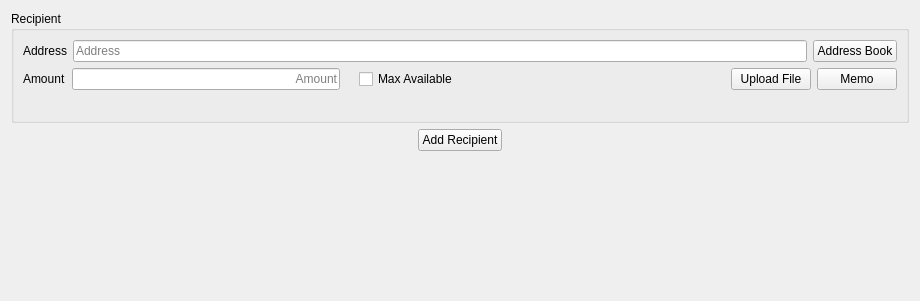
             <widget class="QWidget" name="sendToWidgets">
              <property name="geometry">
               <rect>
                <x>0</x>
                <y>0</y>
                <width>920</width>
                <height>301</height>
               </rect>
              </property>
              <layout class="QVBoxLayout" name="sendToLayout">
               <item>
                <widget class="QGroupBox" name="verticalGroupBox">
                 <property name="title">
                  <string>Recipient</string>
                 </property>
                 <layout class="QVBoxLayout" name="sendAddressLayout">
                  <item>
                   <layout class="QHBoxLayout" name="horizontalLayout_12">
                    <item>
                     <widget class="QLabel" name="label_4">
                      <property name="text">
                       <string>Address</string>
                      </property>
                     </widget>
                    </item>
                    <item>
                     <widget class="QLineEdit" name="Address1">
                      <property name="placeholderText">
                       <string>Address</string>
                      </property>
                     </widget>
                    </item>
                    <item>
                     <widget class="QPushButton" name="AddressBook1">
                      <property name="text">
                       <string>Address Book</string>
                      </property>
                     </widget>
                    </item>
                   </layout>
                  </item>
                  <item>
                   <layout class="QHBoxLayout" name="horizontalLayout_13">
                    <item>
                     <widget class="QLabel" name="label_6">
                      <property name="text">
                       <string>Amount</string>
                      </property>
                     </widget>
                    </item>
                    <item>
                     <widget class="QLineEdit" name="Amount1">
                      <property name="baseSize">
                       <size>
                        <width>200</width>
                        <height>0</height>
                       </size>
                      </property>
                      <property name="alignment">
                       <set>Qt::AlignRight|Qt::AlignTrailing|Qt::AlignVCenter</set>
                      </property>
                      <property name="placeholderText">
                       <string>Amount</string>
                      </property>
                     </widget>
                    </item>
                    <item>
                     <widget class="QLabel" name="AmtUSD1">
                      <property name="text">
                       <string/>
                      </property>
                     </widget>
                    </item>
                    <item>
                     <widget class="QCheckBox" name="Max1">
                      <property name="text">
                       <string>Max Available</string>
                      </property>
                     </widget>
                    </item>
                    <item>
                     <spacer name="horizontalSpacer_4">
                      <property name="orientation">
                       <enum>Qt::Horizontal</enum>
                      </property>
                      <property name="sizeHint" stdset="0">
                       <size>
                        <width>40</width>
                        <height>20</height>
                       </size>
                      </property>
                     </spacer>
                    </item>
                    <item>
                     <widget class="QPushButton" name="FileBtn">
                      <property name="enabled">
                       <bool>true</bool>
                      </property>
                      <property name="toolTip">
                       <string/>
                      </property>
                      <property name="text">
                       <string>Upload File</string>
                      </property>
                     </widget>
                    </item>
                    <item>
                     <widget class="QPushButton" name="MemoBtn1">
                      <property name="enabled">
                       <bool>true</bool>
                      </property>
                      <property name="toolTip">
                       <string/>
                      </property>
                      <property name="text">
                       <string>Memo</string>
                      </property>
                     </widget>
                    </item>
                   </layout>
                  </item>
                  <item>
                   <widget class="QLabel" name="MemoTxt1">
                    <property name="font">
                     <font>
                      <pointsize>10</pointsize>
                     </font>
                    </property>
                    <property name="text">
                     <string/>
                    </property>
                    <property name="wordWrap">
                     <bool>true</bool>
                    </property>
                   </widget>
                  </item>
                 </layout>
                </widget>
               </item>
               <item>
                <layout class="QHBoxLayout" name="horizontalLayout_7">
                 <item>
                  <spacer name="horizontalSpacer_2">
                   <property name="orientation">
                    <enum>Qt::Horizontal</enum>
                   </property>
                   <property name="sizeHint" stdset="0">
                    <size>
                     <width>40</width>
                     <height>20</height>
                    </size>
                   </property>
                  </spacer>
                 </item>
                 <item>
                  <widget class="QPushButton" name="addAddressButton">
                   <property name="baseSize">
                    <size>
                     <width>200</width>
                     <height>0</height>
                    </size>
                   </property>
                   <property name="text">
                    <string>Add Recipient</string>
                   </property>
                  </widget>
                 </item>
                 <item>
                  <spacer name="horizontalSpacer_3">
                   <property name="orientation">
                    <enum>Qt::Horizontal</enum>
                   </property>
                   <property name="sizeHint" stdset="0">
                    <size>
                     <width>40</width>
                     <height>20</height>
                    </size>
                   </property>
                  </spacer>
                 </item>
                </layout>
               </item>
               <item>
                <spacer name="verticalSpacer_2">
                 <property name="orientation">
                  <enum>Qt::Vertical</enum>
                 </property>
                 <property name="sizeHint" stdset="0">
                  <size>
                   <width>20</width>
                   <height>40</height>
                  </size>
                 </property>
                </spacer>
               </item>
              </layout>
             </widget>
